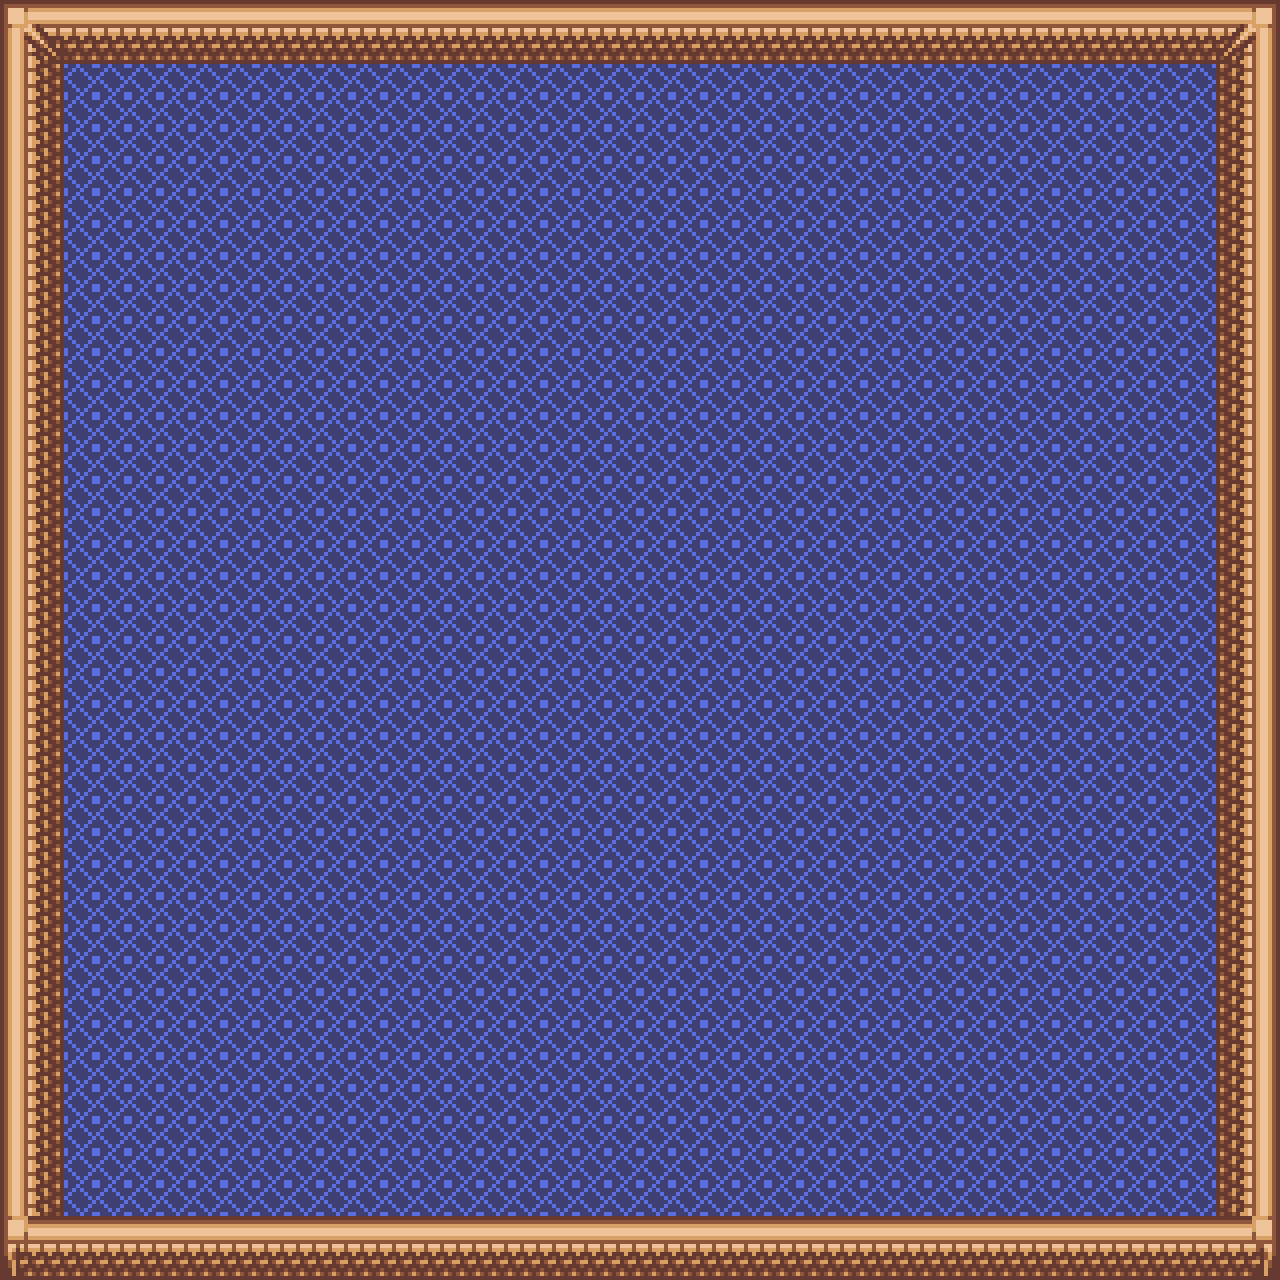

The image is a tile-based game level rendered from a .tmx file. Its description and source (layers, tilesets, objects; grid data summarised) follow:
An orthogonal 20x20 tile map with 64x64 px tiles, 1 tile layer (Tile Layer 1).

<map version="1.0" orientation="orthogonal" width="20" height="20" tilewidth="64" tileheight="64">
 <tileset firstgid="1" name="game_tiles" tilewidth="64" tileheight="64">
  <image source="../gfx/color_tileset_64x64.png" trans="ff00ff" width="640" height="1792" />
 </tileset>
 <layer name="Tile Layer 1" width="20" height="20">
  <data>[400 cells, 400 non-empty, 8 distinct tile ids]</data>
 </layer>
</map>
